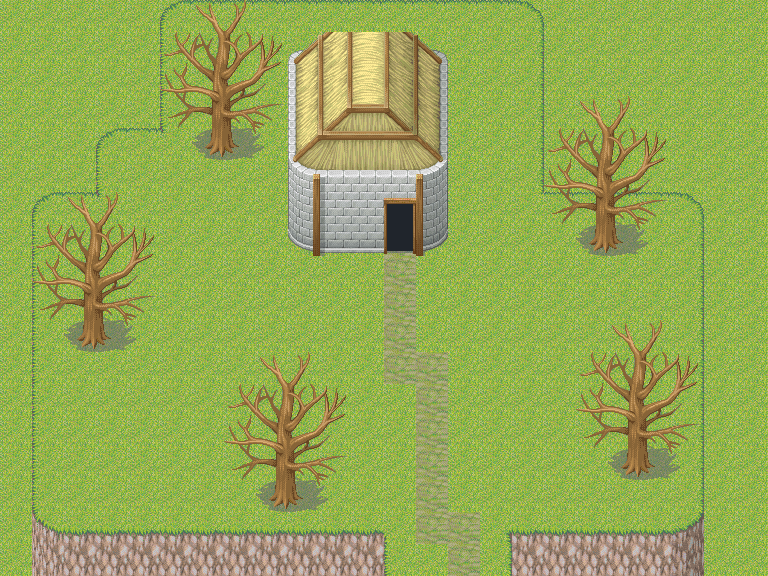

The image is a tile-based game level rendered from a .tmx file. Its description and source (layers, tilesets, objects; grid data summarised) follow:
An orthogonal 24x18 tile map with 32x32 px tiles, 6 tile layers (Tile Layer 1, Tile Layer 2, Tile Layer 3, Tile Layer 4, ...), 2 tilesets and 25 objects (16x wall, 6x dialog, 2x event, player).

<map version="1.0" tiledversion="1.0.2" orientation="orthogonal" renderorder="right-down" width="24" height="18" tilewidth="32" tileheight="32" nextobjectid="34">
 <properties>
  <property name="encounters" type="bool" value="false" />
 </properties>
 <tileset firstgid="1" source="base colors.tsx" />
 <tileset firstgid="101" source="RPGmakerXPMegaTileset_Edited.tsx" />
 <layer name="Tile Layer 1" width="24" height="18">
  <data>[432 cells, 432 non-empty, 2 distinct tile ids]</data>
 </layer>
 <layer name="Tile Layer 2" width="24" height="18">
  <data>[432 cells, 275 non-empty, 53 distinct tile ids]</data>
 </layer>
 <layer name="Tile Layer 3" width="24" height="18">
  <data>[432 cells, 100 non-empty, 20 distinct tile ids]</data>
 </layer>
 <layer name="Tile Layer 4" width="24" height="18">
  <data>[432 cells, 0 non-empty, 0 distinct tile ids]</data>
 </layer>
 <layer name="Tile Layer 5" width="24" height="18">
  <data>[432 cells, 0 non-empty, 0 distinct tile ids]</data>
 </layer>
 <layer name="Tile Layer 6" width="24" height="18">
  <data>[432 cells, 0 non-empty, 0 distinct tile ids]</data>
 </layer>
 <objectgroup name="Object Layer 1">
  <object id="2" name="player" type="player" x="384" y="256" width="32" height="32" />
  <object id="3" name="wall" type="wall" x="289" y="11" width="98" height="221" />
  <object id="4" name="wall" type="wall" x="413" y="35" width="35" height="197" />
  <object id="5" name="wall" type="wall" x="387" y="11" width="26" height="193" />
  <object id="6" name="event" type="event" x="387" y="204" width="26" height="14">
   <properties>
    <property name="desination_for" value="" />
    <property name="destination" value="home_interior" />
   </properties>
  </object>
  <object id="7" name="wall" type="wall" x="276" y="479" width="19" height="3" />
  <object id="10" name="wall" type="wall" x="84" y="317" width="19" height="3" />
  <object id="11" name="wall" type="wall" x="212" y="122" width="19" height="3" />
  <object id="12" name="wall" type="wall" x="596" y="223" width="19" height="3" />
  <object id="13" name="wall" type="wall" x="628" y="447" width="19" height="3" />
  <object id="14" name="event" type="event" x="386" y="564" width="125" height="9">
   <properties>
    <property name="desination_for" value="" />
    <property name="destination" value="cross_roads" />
   </properties>
  </object>
  <object id="15" name="wall" type="wall" x="35" y="532" width="351" height="44" />
  <object id="16" name="wall" type="wall" x="23" y="160" width="12" height="416" />
  <object id="17" name="wall" type="wall" x="35" y="108" width="61" height="68" />
  <object id="18" name="wall" type="wall" x="96" y="0" width="64" height="112" />
  <object id="19" name="wall" type="wall" x="544" y="0" width="160" height="174" />
  <object id="20" name="wall" type="wall" x="704" y="160" width="13" height="372" />
  <object id="21" name="wall" type="wall" x="511" y="532" width="206" height="44" />
  <object id="22" name="dialog" type="dialog" x="254" y="466" width="61" height="49">
   <properties>
    <property name="dialog1" value="" />
    <property name="dialog2" value="" />
    <property name="dialog3" value="Ever since she left things" />
    <property name="dialog4" value="just stopped growing" />
    <property name="dialog5" value="" />
    <property name="dialog6" value="" />
    <property name="dialog7" value="" />
    <property name="dialog8" value="" />
   </properties>
  </object>
  <object id="23" name="dialog" type="dialog" x="63" y="304" width="61" height="49">
   <properties>
    <property name="dialog1" value="" />
    <property name="dialog2" value="" />
    <property name="dialog3" value="Ever since she left things" />
    <property name="dialog4" value="just stopped growing" />
    <property name="dialog5" value="" />
    <property name="dialog6" value="" />
    <property name="dialog7" value="" />
    <property name="dialog8" value="" />
   </properties>
  </object>
  <object id="24" name="dialog" type="dialog" x="190" y="112" width="61" height="49">
   <properties>
    <property name="dialog1" value="" />
    <property name="dialog2" value="" />
    <property name="dialog3" value="Ever since she left things" />
    <property name="dialog4" value="just stopped growing" />
    <property name="dialog5" value="" />
    <property name="dialog6" value="" />
    <property name="dialog7" value="" />
    <property name="dialog8" value="" />
   </properties>
  </object>
  <object id="25" name="dialog" type="dialog" x="574" y="208" width="61" height="49">
   <properties>
    <property name="dialog1" value="" />
    <property name="dialog2" value="" />
    <property name="dialog3" value="Ever since she left things" />
    <property name="dialog4" value="just stopped growing" />
    <property name="dialog5" value="" />
    <property name="dialog6" value="" />
    <property name="dialog7" value="" />
    <property name="dialog8" value="" />
   </properties>
  </object>
  <object id="26" name="dialog" type="dialog" x="608" y="430" width="61" height="49">
   <properties>
    <property name="dialog1" value="" />
    <property name="dialog2" value="" />
    <property name="dialog3" value="Ever since she left things" />
    <property name="dialog4" value="just stopped growing" />
    <property name="dialog5" value="" />
    <property name="dialog6" value="" />
    <property name="dialog7" value="" />
    <property name="dialog8" value="" />
   </properties>
  </object>
  <object id="28" name="dialog" type="dialog" x="274" y="4" width="189" height="252">
   <properties>
    <property name="dialog1" value="" />
    <property name="dialog2" value="" />
    <property name="dialog3" value="Home its not much but" />
    <property name="dialog4" value="its home" />
    <property name="dialog5" value="" />
    <property name="dialog6" value="" />
    <property name="dialog7" value="" />
    <property name="dialog8" value="" />
   </properties>
  </object>
  <object id="31" name="wall" type="wall" x="386" y="573" width="125" height="3" />
 </objectgroup>
</map>
